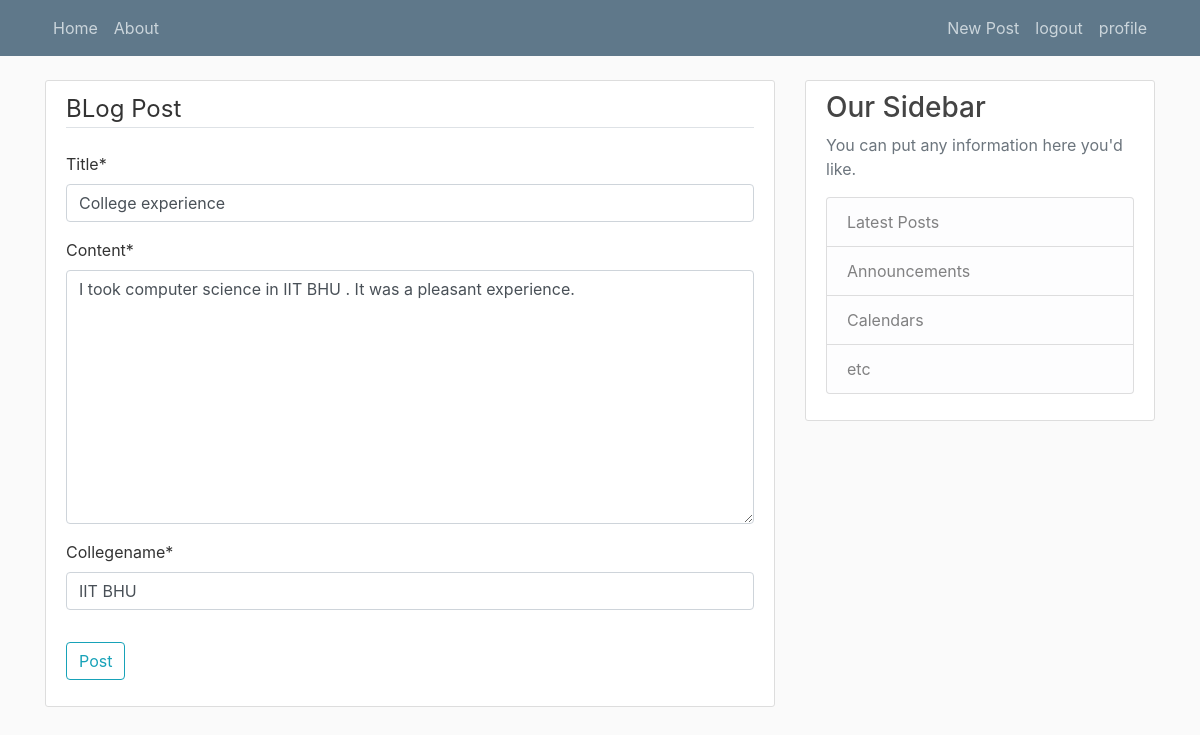
The page /post/28/update/ (signed in) on the database its author committed.
### blog/models.py (models this page shows, shortened)
class Post (models.Model):
    title= models.CharField(max_length=100)
    collegename= models.CharField(max_length=100,default="IIT BHU")
    content= models.TextField()
    created_on=models.DateTimeField(default=timezone.now)
    author=models.ForeignKey(User,on_delete=models.CASCADE)

### blog/views.py (the view, shortened to what this page needs)
# urls.py: path('post/<int:pk>/update/',PostUpdateView.as_view(),name='post-update'),
class PostUpdateView(LoginRequiredMixin,UserPassesTestMixin,UpdateView):
    model=Post
    fields=['title','content','collegename']
    def test_func(self):
        post=self.get_object()
        if self.request.user==post.author:
            return True
        return False

### blog/templates/blog/post_form.html (shortened to what this page needs)
{% extends "blog/base.html" %}
{% load crispy_forms_tags %}
{% block content %}
<div class="content-section">
 <form method="POST">
     <fieldset class="form-group">
     <legend class="border-bottom mb-4">BLog Post </legend>
     {{form | crispy  }}
    </fieldset>
<div class="form-group">
<button class="btn btn-outline-info" type="submit">Post</button>
</div>
</form>
 </div>
{% endblock content  %}

### blog/static/blog/main.css (style rules this page uses)
body { background: #fafafa; color: #333333; margin-top: 5rem; }
.content-section { background: #ffffff; padding: 10px 20px; border: 1px solid #dddddd; border-radius: 3px; margin-bottom: 20px; }

### rows shown on the page
Post: title "College experience", content "I took computer science in IIT BHU . It was a pleasant experience.", collegename "IIT BHU"
